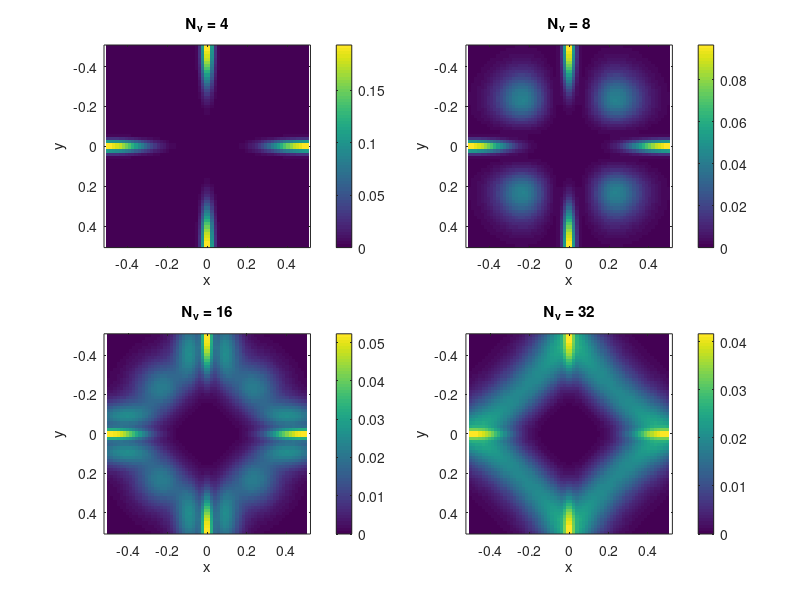

MATLAB code to generate this figure: (Note: this script raises an error after producing the figure.)
function dev04_discrete_ordinate_analysis()
% DEV04_DISCRETE_ORDINATE_ANALYSIS Analyze failure modes of discrete ordinate method.
%
%   Investigates why the classical discrete ordinate method fails and
%   demonstrates the fundamental sources of ray effects and angular discretization errors.

    clc; close all;

    fprintf('=== Discrete Ordinate Method Failure Analysis ===\n\n');

    % Setup analysis parameters
    params = setupAnalysisParameters();

    % Analysis 1: Angular discretization effects
    fprintf('Analysis 1: Angular discretization effects\n');
    analyzeAngularDiscretization(params);

    % Analysis 2: Ray effect demonstration
    fprintf('\nAnalysis 2: Ray effect demonstration\n');
    demonstrateRayEffects(params);

    % Analysis 3: Information propagation analysis
    fprintf('\nAnalysis 3: Information propagation patterns\n');
    analyzeInformationPropagation(params);

    % Analysis 4: Comparison with exact solution characteristics
    fprintf('\nAnalysis 4: Comparison with exact characteristics\n');
    compareWithExactCharacteristics(params);

    % Analysis 5: Angular coupling investigation
    fprintf('\nAnalysis 5: Angular coupling investigation\n');
    investigateAngularCoupling(params);

    fprintf('\nDiscrete ordinate analysis complete. Check figures for detailed results.\n');

end

function params = setupAnalysisParameters()
% SETUPANALYSISPARAMETERS Setup parameters for discrete ordinate analysis.

    % Spatial domain
    params.x_min = -0.5; params.x_max = 0.5;
    params.y_min = -0.5; params.y_max = 0.5;
    params.Nx = 64; params.Ny = 64;

    % Time parameters
    params.T_final = 0.2;
    params.Nt = 20;
    params.dt = params.T_final / params.Nt;

    % Angular discretizations to compare
    params.Nv_values = [4, 8, 16, 32];

    % Initial condition parameters
    params.sigma = 0.02;  % Gaussian width
    params.x0 = 0; params.y0 = 0;  % Initial center

    % Analysis parameters
    params.output_times = [0.05, 0.1, 0.15, 0.2];

end

function analyzeAngularDiscretization(params)
% ANALYZEANGULARDISCRETIZATION Analyze effects of angular discretization.

    fprintf('  Investigating angular resolution effects...\n');

    % Setup spatial grid
    x_grid = linspace(params.x_min, params.x_max, params.Nx);
    y_grid = linspace(params.y_min, params.y_max, params.Ny);
    [X, Y] = meshgrid(x_grid, y_grid);

    figure(1);

    for i = 1:length(params.Nv_values)
        Nv = params.Nv_values(i);

        fprintf('    Nv = %d directions\n', Nv);

        % Setup velocity grid
        theta = linspace(0, 2*pi, Nv+1);
        theta = theta(1:end-1);
        v_grid = [cos(theta)', sin(theta)'];

        % Setup initial condition
        f0 = setupInitialCondition(X, Y, params, Nv);

        % Time array
        times = linspace(0, params.T_final, params.Nt+1);

        % Solve with discrete ordinate method
        f_all = solveDiscreteOrdinateAnalysis(f0, params, x_grid, y_grid, v_grid, times);

        % Compute mass density at final time
        rho_final = sum(f_all(:,:,:,end), 3) * (2*pi/Nv);

        % Plot result
        subplot(2, 2, i);
        imagesc(x_grid, y_grid, rho_final, [0, max(rho_final(:))]);
        colorbar;
        title(sprintf('N_v = %d', Nv));
        xlabel('x'); ylabel('y');
        axis equal tight;

        % Analyze angular errors
        analyzeAngularErrors(rho_final, x_grid, y_grid, Nv, params);
    end

    sgtitle('Angular Discretization Effects on Mass Density');

end

function analyzeAngularErrors(rho, x_grid, y_grid, Nv, params)
% ANALYZEANGULARERRORS Analyze specific angular discretization errors.

    % Find center of mass
    [X, Y] = meshgrid(x_grid, y_grid);
    total_mass = sum(rho(:)) * (x_grid(2)-x_grid(1)) * (y_grid(2)-y_grid(1));
    x_cm = sum(sum(rho .* X)) / sum(rho(:));
    y_cm = sum(sum(rho .* Y)) / sum(rho(:));

    % Analyze symmetry breaking
    % Check if the solution maintains rotational symmetry
    r = sqrt((X - x_cm).^2 + (Y - y_cm).^2);
    theta_grid = atan2(Y - y_cm, X - x_cm);

    % Compute angular average and deviations
    theta_bins = linspace(-pi, pi, Nv*4);
    r_max = min(abs([params.x_min, params.x_max, params.y_min, params.y_max])) * 0.8;

    % Sample at fixed radius
    if r_max > 0.1
        mask = (r > r_max*0.8) & (r < r_max*1.2);
        if sum(mask(:)) > 10
            rho_angular = rho(mask);
            theta_angular = theta_grid(mask);

            angular_variation = std(rho_angular) / mean(rho_angular);
            fprintf('      Angular variation (std/mean) at r=%.2f: %.6f\n', r_max, angular_variation);
        end
    end

    % Count discrete rays in the solution
    countDiscreteRays(rho, x_grid, y_grid, Nv);

end

function countDiscreteRays(rho, x_grid, y_grid, Nv)
% COUNTDISCRETERAYS Count and identify discrete ray structures.

    [Ny, Nx] = size(rho);
    center_i = round(Ny/2);
    center_j = round(Nx/2);

    % Sample along radial lines from center
    n_angles = 64;
    angles = linspace(0, 2*pi, n_angles+1);
    angles = angles(1:end-1);

    radius = min(center_i, center_j) * 0.8;

    radial_profile = zeros(size(angles));
    for k = 1:length(angles)
        % Compute end point of radial line
        end_i = center_i + radius * sin(angles(k));
        end_j = center_j + radius * cos(angles(k));

        % Interpolate along line
        if end_i >= 1 && end_i <= Ny && end_j >= 1 && end_j <= Nx
            radial_profile(k) = interp2(1:Nx, 1:Ny, rho, end_j, end_i, 'linear', 0);
        end
    end

    % Find peaks in radial profile (discrete rays)
    [peaks, peak_locs] = findpeaks(radial_profile, 'MinPeakHeight', max(radial_profile)*0.1);

    fprintf('      Detected %d ray-like peaks (expected %d)\n', length(peaks), Nv);

    if length(peaks) > 0
        peak_angles = angles(peak_locs);
        angular_spacing = diff(sort(peak_angles));
        if ~isempty(angular_spacing)
            fprintf('      Mean angular spacing: %.3f rad (expected %.3f)\n', ...
                    mean(angular_spacing), 2*pi/Nv);
        end
    end

end

function demonstrateRayEffects(params)
% DEMONSTRATERAYEFFECTS Demonstrate ray effects with detailed visualization.

    fprintf('  Demonstrating ray effect mechanisms...\n');

    % Use 8 directions for clear ray effect demonstration
    Nv = 8;
    theta = linspace(0, 2*pi, Nv+1);
    theta = theta(1:end-1);
    v_grid = [cos(theta)', sin(theta)'];

    % Setup grids
    x_grid = linspace(params.x_min, params.x_max, params.Nx);
    y_grid = linspace(params.y_min, params.y_max, params.Ny);
    [X, Y] = meshgrid(x_grid, y_grid);

    % Initial condition
    f0 = setupInitialCondition(X, Y, params, Nv);

    % Time array
    times = linspace(0, params.T_final, params.Nt+1);

    % Solve
    f_all = solveDiscreteOrdinateAnalysis(f0, params, x_grid, y_grid, v_grid, times);

    % Visualize ray effects at different times
    figure(2);

    time_indices = [1, round(params.Nt/3), round(2*params.Nt/3), params.Nt+1];

    for i = 1:length(time_indices)
        ti = time_indices(i);
        t = times(ti);

        % Compute mass density
        rho = sum(f_all(:,:,:,ti), 3) * (2*pi/Nv);

        subplot(2, 2, i);
        imagesc(x_grid, y_grid, rho);
        colorbar;
        title(sprintf('t = %.3f', t));
        xlabel('x'); ylabel('y');
        axis equal tight;

        % Overlay characteristic lines
        hold on;
        plotCharacteristicLines(x_grid, y_grid, v_grid, t, params);
        hold off;
    end

    sgtitle('Ray Effect Development Over Time (8 Directions)');

    % Detailed ray structure analysis
    analyzeRayStructure(f_all, x_grid, y_grid, v_grid, times, params);

end

function plotCharacteristicLines(x_grid, y_grid, v_grid, t, params)
% PLOTCHARACTERISTICLINES Plot characteristic lines for discrete directions.

    % Plot characteristics passing through initial center
    x0 = params.x0;
    y0 = params.y0;

    for k = 1:size(v_grid, 1)
        vx = v_grid(k, 1);
        vy = v_grid(k, 2);

        % Characteristic line: x = x0 + vx*t, y = y0 + vy*t
        x_char = x0 + vx * t;
        y_char = y0 + vy * t;

        % Plot line from center to current position
        plot([x0, x_char], [y0, y_char], 'w--', 'LineWidth', 1.5);

        % Mark direction
        if abs(x_char) < max(abs(x_grid)) && abs(y_char) < max(abs(y_grid))
            plot(x_char, y_char, 'wo', 'MarkerSize', 6, 'MarkerFaceColor', 'red');
        end
    end

end

function analyzeRayStructure(f_all, x_grid, y_grid, v_grid, times, params)
% ANALYZERAYSTRUCTURE Detailed analysis of ray structure formation.

    fprintf('    Analyzing ray structure formation...\n');

    figure(3);

    % Analyze evolution of angular distribution at a fixed point
    % Choose a point off-center to see directional effects
    test_i = round(3*params.Ny/4);
    test_j = round(3*params.Nx/4);
    test_x = x_grid(test_j);
    test_y = y_grid(test_i);

    fprintf('      Analysis point: (%.3f, %.3f)\n', test_x, test_y);

    subplot(2, 2, 1);
    % Plot angular distribution evolution at test point
    for ti = 1:4:length(times)
        f_angular = squeeze(f_all(test_i, test_j, :, ti));
        theta = atan2(v_grid(:,2), v_grid(:,1));
        [theta_sorted, idx] = sort(theta);
        f_sorted = f_angular(idx);

        plot(theta_sorted, f_sorted, '-o', 'DisplayName', sprintf('t=%.3f', times(ti)));
        hold on;
    end
    xlabel('Angle (rad)'); ylabel('f(v)');
    title('Angular Distribution Evolution');
    legend('Location', 'best');
    grid on;

    % Analyze information propagation speed
    subplot(2, 2, 2);
    analyzeInformationSpeed(f_all, x_grid, y_grid, times, params);

    % Show directional flux patterns
    subplot(2, 2, 3);
    showDirectionalFlux(f_all, x_grid, y_grid, v_grid, times, params);

    % Demonstrate missing angular information
    subplot(2, 2, 4);
    demonstrateMissingAngularInfo(v_grid, params);

end

function analyzeInformationSpeed(f_all, x_grid, y_grid, times, params)
% ANALYZEINFORMATIONSPEED Analyze how information propagates.

    % Track the spreading of mass from initial center
    [X, Y] = meshgrid(x_grid, y_grid);

    max_radius = zeros(size(times));
    for ti = 1:length(times)
        rho = sum(f_all(:,:,:,ti), 3);

        % Find radius containing 95% of mass
        r = sqrt((X - params.x0).^2 + (Y - params.y0).^2);
        total_mass = sum(rho(:));

        r_values = linspace(0, max(r(:)), 100);
        cumulative_mass = zeros(size(r_values));

        for i = 1:length(r_values)
            mask = r <= r_values(i);
            cumulative_mass(i) = sum(rho(mask));
        end

        cumulative_fraction = cumulative_mass / total_mass;
        idx_95 = find(cumulative_fraction >= 0.95, 1, 'first');

        if ~isempty(idx_95)
            max_radius(ti) = r_values(idx_95);
        else
            max_radius(ti) = max(r(:));
        end
    end

    plot(times, max_radius, 'b-o', 'LineWidth', 2);
    hold on;
    plot(times, times, 'r--', 'LineWidth', 2); % Expected for |v|=1
    xlabel('Time'); ylabel('95% Mass Radius');
    title('Information Propagation Speed');
    legend('Discrete Ordinate', 'Expected (|v|=1)', 'Location', 'best');
    grid on;

    % Check if propagation is isotropic
    speed_discrete = max_radius(end) / times(end);
    fprintf('      Apparent propagation speed: %.3f (expected: 1.0)\n', speed_discrete);

end

function showDirectionalFlux(f_all, x_grid, y_grid, v_grid, times, params)
% SHOWDIRECTIONALFLUX Show directional flux patterns.

    % Compute flux in each direction at final time
    ti = length(times);

    % Sample flux along a line through center
    center_j = round(params.Nx/2);
    y_line = y_grid;

    flux_total = zeros(size(y_line));

    for k = 1:size(v_grid, 1)
        f_k = f_all(:, center_j, k, ti);
        vx = v_grid(k, 1);
        vy = v_grid(k, 2);

        % Directional flux component
        flux_k = f_k * vx; % x-component of flux
        flux_total = flux_total + flux_k;
    end

    plot(y_line, flux_total, 'b-', 'LineWidth', 2);
    xlabel('y'); ylabel('Net x-flux');
    title('Directional Flux Pattern');
    grid on;

    % Show discrete nature
    fprintf('      Flux computed from %d discrete directions only\n', size(v_grid, 1));

end

function demonstrateMissingAngularInfo(v_grid, params)
% DEMONSTRATEMISSINGANGULARINFO Show what angular information is missing.

    % Show discrete directions vs continuous coverage
    theta_discrete = atan2(v_grid(:,2), v_grid(:,1));
    theta_continuous = linspace(0, 2*pi, 1000);

    % Plot coverage
    polarplot(theta_discrete, ones(size(theta_discrete)), 'ro', 'MarkerSize', 10, 'MarkerFaceColor', 'red');
    hold on;
    polarplot(theta_continuous, 0.5*ones(size(theta_continuous)), 'b-', 'LineWidth', 1);

    title('Angular Coverage: Discrete vs Continuous');
    legend('Discrete Ordinates', 'Continuous Coverage', 'Location', 'best');

    % Calculate angular gaps
    theta_sorted = sort(theta_discrete);
    gaps = diff([theta_sorted; theta_sorted(1) + 2*pi]);
    max_gap = max(gaps);

    fprintf('      Maximum angular gap: %.3f rad (%.1f degrees)\n', max_gap, max_gap*180/pi);
    fprintf('      Number of directions: %d\n', length(theta_discrete));

end

function analyzeInformationPropagation(params)
% ANALYZEINFORMATIONPROPAGATION Analyze how information propagates in DO method.

    fprintf('  Analyzing information propagation patterns...\n');

    % Create a localized initial condition (point source)
    x_grid = linspace(params.x_min, params.x_max, params.Nx);
    y_grid = linspace(params.y_min, params.y_max, params.Ny);
    [X, Y] = meshgrid(x_grid, y_grid);

    % Very localized initial condition
    params_local = params;
    params_local.sigma = 0.01; % Very sharp

    Nv = 8;
    theta = linspace(0, 2*pi, Nv+1);
    theta = theta(1:end-1);
    v_grid = [cos(theta)', sin(theta)'];

    f0 = setupInitialCondition(X, Y, params_local, Nv);

    % Short time evolution to see initial propagation
    times_short = linspace(0, 0.05, 6);
    f_all = solveDiscreteOrdinateAnalysis(f0, params_local, x_grid, y_grid, v_grid, times_short);

    figure(4);

    for i = 1:length(times_short)
        subplot(2, 3, i);
        rho = sum(f_all(:,:,:,i), 3) * (2*pi/Nv);

        % Use logarithmic scale to see propagation better
        rho_log = log10(rho + 1e-10);
        imagesc(x_grid, y_grid, rho_log);
        colorbar;
        title(sprintf('log(ρ), t = %.3f', times_short(i)));
        xlabel('x'); ylabel('y');
        axis equal tight;

        % Overlay characteristic rays
        if i > 1
            hold on;
            for k = 1:Nv
                vx = v_grid(k,1);
                vy = v_grid(k,2);
                t = times_short(i);

                % Ray from origin
                x_ray = [0, vx*t];
                y_ray = [0, vy*t];
                plot(x_ray, y_ray, 'w--', 'LineWidth', 2);
            end
            hold off;
        end
    end

    sgtitle('Information Propagation Along Discrete Rays');

    % Quantify directional bias
    quantifyDirectionalBias(f_all, x_grid, y_grid, v_grid, times_short);

end

function quantifyDirectionalBias(f_all, x_grid, y_grid, v_grid, times)
% QUANTIFYDIRECTIONALBIAS Quantify how much solution is biased toward discrete directions.

    fprintf('    Quantifying directional bias...\n');

    % Analyze final time
    ti = length(times);
    rho = sum(f_all(:,:,:,ti), 3);

    % Compute moments to detect directional bias
    [X, Y] = meshgrid(x_grid, y_grid);

    % Normalize coordinates relative to center of mass
    total_mass = sum(rho(:));
    x_cm = sum(sum(rho .* X)) / total_mass;
    y_cm = sum(sum(rho .* Y)) / total_mass;

    X_rel = X - x_cm;
    Y_rel = Y - y_cm;

    % Compute directional moments
    Mxx = sum(sum(rho .* X_rel.^2)) / total_mass;
    Myy = sum(sum(rho .* Y_rel.^2)) / total_mass;
    Mxy = sum(sum(rho .* X_rel .* Y_rel)) / total_mass;

    % Compute eccentricity and principal directions
    M = [Mxx, Mxy; Mxy, Myy];
    [eigvec, eigval] = eig(M);

    eccentricity = sqrt(1 - min(diag(eigval))/max(diag(eigval)));

    fprintf('      Eccentricity: %.6f (0=isotropic, ~1=highly directional)\n', eccentricity);

    % Principal direction
    [~, max_idx] = max(diag(eigval));
    principal_dir = atan2(eigvec(2, max_idx), eigvec(1, max_idx));

    fprintf('      Principal direction: %.3f rad (%.1f degrees)\n', principal_dir, principal_dir*180/pi);

    % Check alignment with discrete ordinate directions
    do_directions = atan2(v_grid(:,2), v_grid(:,1));
    angular_diffs = abs(principal_dir - do_directions);
    angular_diffs = min(angular_diffs, 2*pi - angular_diffs); % Handle periodicity

    [min_diff, closest_idx] = min(angular_diffs);

    fprintf('      Closest DO direction: %.3f rad, difference: %.3f rad (%.1f degrees)\n', ...
            do_directions(closest_idx), min_diff, min_diff*180/pi);

end

function compareWithExactCharacteristics(params)
% COMPAREWITHEXACTCHARACTERISTICS Compare DO method with exact characteristics.

    fprintf('  Comparing with exact characteristic solution...\n');

    % Setup for comparison
    Nv = 8;
    theta = linspace(0, 2*pi, Nv+1);
    theta = theta(1:end-1);
    v_grid = [cos(theta)', sin(theta)'];

    x_grid = linspace(params.x_min, params.x_max, params.Nx);
    y_grid = linspace(params.y_min, params.y_max, params.Ny);
    [X, Y] = meshgrid(x_grid, y_grid);

    % Initial condition
    f0_do = setupInitialCondition(X, Y, params, Nv);
    f0_exact = setupInitialCondition(X, Y, params, 64); % High resolution for exact

    % Solve with both methods
    times = linspace(0, params.T_final, params.Nt+1);

    % Discrete ordinate
    f_do = solveDiscreteOrdinateAnalysis(f0_do, params, x_grid, y_grid, v_grid, times);

    % Exact characteristics (high resolution)
    theta_exact = linspace(0, 2*pi, 65);
    theta_exact = theta_exact(1:end-1);
    v_grid_exact = [cos(theta_exact)', sin(theta_exact)'];
    f_exact = solveExactCharacteristics(f0_exact, params, x_grid, y_grid, v_grid_exact, times);

    % Compare at final time
    figure(5);

    ti = length(times);

    % Discrete ordinate result
    subplot(1, 3, 1);
    rho_do = sum(f_do(:,:,:,ti), 3) * (2*pi/Nv);
    imagesc(x_grid, y_grid, rho_do);
    colorbar; title('Discrete Ordinate');
    xlabel('x'); ylabel('y'); axis equal tight;

    % Exact result
    subplot(1, 3, 2);
    rho_exact = sum(f_exact(:,:,:,ti), 3) * (2*pi/64);
    imagesc(x_grid, y_grid, rho_exact);
    colorbar; title('Exact Characteristics');
    xlabel('x'); ylabel('y'); axis equal tight;

    % Difference
    subplot(1, 3, 3);
    % Interpolate exact to same resolution for comparison
    rho_exact_interp = rho_exact; % Same grid already
    diff = rho_do - rho_exact_interp;
    imagesc(x_grid, y_grid, diff);
    colorbar; title('Difference (DO - Exact)');
    xlabel('x'); ylabel('y'); axis equal tight;

    sgtitle(sprintf('Comparison at t = %.3f', times(ti)));

    % Quantify error
    l2_error = sqrt(mean(diff(:).^2));
    max_error = max(abs(diff(:)));

    fprintf('    L2 error: %.6f\n', l2_error);
    fprintf('    Max error: %.6f\n', max_error);

end

function investigateAngularCoupling(params)
% INVESTIGATEANGULARCOUPLING Investigate lack of angular coupling in DO method.

    fprintf('  Investigating angular coupling mechanisms...\n');

    % Setup test case with multiple direction initial condition
    Nv = 8;
    theta = linspace(0, 2*pi, Nv+1);
    theta = theta(1:end-1);
    v_grid = [cos(theta)', sin(theta)'];

    x_grid = linspace(params.x_min, params.x_max, params.Nx);
    y_grid = linspace(params.y_min, params.y_max, params.Ny);
    [X, Y] = meshgrid(x_grid, y_grid);

    % Create initial condition with specific directional structure
    f0 = setupDirectionalInitialCondition(X, Y, v_grid, params);

    times = linspace(0, params.T_final, params.Nt+1);
    f_all = solveDiscreteOrdinateAnalysis(f0, params, x_grid, y_grid, v_grid, times);

    figure(6);

    % Show evolution of directional distribution at center
    center_i = round(params.Ny/2);
    center_j = round(params.Nx/2);

    subplot(2, 2, 1);
    for ti = 1:5:length(times)
        f_center = squeeze(f_all(center_i, center_j, :, ti));
        plot(theta, f_center, '-o', 'DisplayName', sprintf('t=%.3f', times(ti)));
        hold on;
    end
    xlabel('Direction (rad)'); ylabel('f');
    title('Angular Distribution at Center');
    legend('Location', 'best'); grid on;

    % Show that directions evolve independently
    subplot(2, 2, 2);
    % Track two specific directions
    dir1 = 1; dir2 = 3;
    f_dir1 = squeeze(f_all(center_i, center_j, dir1, :));
    f_dir2 = squeeze(f_all(center_i, center_j, dir2, :));

    plot(times, f_dir1, 'r-o', 'DisplayName', sprintf('Direction %d (%.1f°)', dir1, theta(dir1)*180/pi));
    hold on;
    plot(times, f_dir2, 'b-s', 'DisplayName', sprintf('Direction %d (%.1f°)', dir2, theta(dir2)*180/pi));
    xlabel('Time'); ylabel('f');
    title('Independent Evolution of Directions');
    legend('Location', 'best'); grid on;

    % Demonstrate lack of angular diffusion
    subplot(2, 2, 3);
    demonstrateNoAngularDiffusion(f_all, theta, times);

    % Show angular correlation analysis
    subplot(2, 2, 4);
    analyzeAngularCorrelations(f_all, theta, times, params);

end

function f0 = setupDirectionalInitialCondition(X, Y, v_grid, params)
% SETUPDIRECTIONALINITIALCONDITION Create initial condition with directional structure.

    Nv = size(v_grid, 1);
    [Ny, Nx] = size(X);
    f0 = zeros(Ny, Nx, Nv);

    % Spatial Gaussian
    r2 = (X - params.x0).^2 + (Y - params.y0).^2;
    spatial_part = exp(-r2 / (2 * params.sigma^2));

    % Different directional structure: two peaks
    theta = atan2(v_grid(:,2), v_grid(:,1));
    directional_part = exp(-2*(theta - pi/4).^2) + exp(-2*(theta - 5*pi/4).^2);
    directional_part = directional_part / sum(directional_part);

    for k = 1:Nv
        f0(:,:,k) = spatial_part * directional_part(k);
    end

end

function demonstrateNoAngularDiffusion(f_all, theta, times)
% DEMONSTRATENOANGULARDIFFUSION Show that angular distribution doesn't diffuse.

    % Sample at a fixed spatial point away from center
    test_i = round(size(f_all,1) * 0.7);
    test_j = round(size(f_all,2) * 0.7);

    % Compute angular variance over time
    angular_variance = zeros(size(times));

    for ti = 1:length(times)
        f_angular = squeeze(f_all(test_i, test_j, :, ti));

        if sum(f_angular) > 1e-10
            % Compute angular mean and variance
            f_normalized = f_angular / sum(f_angular);

            % Ensure consistent vector orientations
            f_normalized = f_normalized(:);
            theta_vec = theta(:);

            % Convert to complex representation for circular statistics
            z = sum(f_normalized .* exp(1i * theta_vec));
            angular_variance(ti) = 1 - abs(z); % 0 = concentrated, 1 = uniform
        else
            angular_variance(ti) = 0;
        end
    end

    plot(times, angular_variance, 'g-o', 'LineWidth', 2);
    xlabel('Time'); ylabel('Angular Variance');
    title('Angular Diffusion (Should Increase for Physical Diffusion)');
    grid on;

    fprintf('      Final angular variance: %.6f (no increase = no angular diffusion)\n', ...
            angular_variance(end));

end

function analyzeAngularCorrelations(f_all, theta, times, params)
% ANALYZEANGULARCORRELATIONS Analyze correlations between angular directions.

    % Sample multiple spatial points
    [Ny, Nx, Nv, Nt] = size(f_all);

    % Choose several points
    points_i = round(linspace(Ny*0.3, Ny*0.7, 5));
    points_j = round(linspace(Nx*0.3, Nx*0.7, 5));

    % Compute cross-correlations between directions
    ti = length(times); % Final time

    correlations = zeros(Nv, Nv);

    for pi = 1:length(points_i)
        for pj = 1:length(points_j)
            i = points_i(pi);
            j = points_j(pj);

            f_point = squeeze(f_all(i, j, :, ti));

            if sum(f_point) > 1e-10
                % Compute correlation matrix
                for v1 = 1:Nv
                    for v2 = 1:Nv
                        if v1 == v2
                            correlations(v1, v2) = correlations(v1, v2) + 1;
                        else
                            % Simple correlation: product of normalized values
                            corr = f_point(v1) * f_point(v2) / (sum(f_point)^2);
                            correlations(v1, v2) = correlations(v1, v2) + corr;
                        end
                    end
                end
            end
        end
    end

    % Normalize
    correlations = correlations / (length(points_i) * length(points_j));

    % Plot correlation matrix
    imagesc(correlations);
    colorbar;
    xlabel('Direction Index'); ylabel('Direction Index');
    title('Angular Direction Correlations');

    % Check off-diagonal correlations
    off_diag = correlations - diag(diag(correlations));
    mean_off_diag = mean(abs(off_diag(:)));

    fprintf('      Mean off-diagonal correlation: %.6f (should be ~0 for independent directions)\n', ...
            mean_off_diag);

end

% Helper functions

function f0 = setupInitialCondition(X, Y, params, Nv)
% SETUPINITIALCONDITION Setup initial condition for analysis.

    r2 = (X - params.x0).^2 + (Y - params.y0).^2;
    f_spatial = exp(-r2 / (2 * params.sigma^2));
    f0 = repmat(f_spatial, [1, 1, Nv]);

end

function f_all = solveDiscreteOrdinateAnalysis(f0, params, x_grid, y_grid, v_grid, times)
% SOLVEDISCRETEORDINATEANALYSIS Solve discrete ordinate for analysis.

    Nv = size(v_grid, 1);
    Nt = length(times);
    f_all = zeros(params.Ny, params.Nx, Nv, Nt);
    f_all(:,:,:,1) = f0;

    dx = x_grid(2) - x_grid(1);
    dy = y_grid(2) - y_grid(1);

    for n = 1:Nt-1
        f_current = f_all(:,:,:,n);
        f_new = f_current;

        for k = 1:Nv
            vx = v_grid(k,1);
            vy = v_grid(k,2);

            % Simple upwind scheme
            f_temp = f_current(:,:,k);

            % x-direction
            if abs(vx) > 1e-12
                if vx > 0
                    for i = 2:size(f_temp,2)
                        f_temp(:,i) = f_temp(:,i) - params.dt * vx * (f_temp(:,i) - f_temp(:,i-1)) / dx;
                    end
                    f_temp(:,1) = f_temp(:,1) - params.dt * vx * f_temp(:,1) / dx;
                else
                    for i = size(f_temp,2)-1:-1:1
                        f_temp(:,i) = f_temp(:,i) - params.dt * vx * (f_temp(:,i+1) - f_temp(:,i)) / dx;
                    end
                    f_temp(:,end) = f_temp(:,end) + params.dt * abs(vx) * f_temp(:,end) / dx;
                end
            end

            % y-direction
            if abs(vy) > 1e-12
                if vy > 0
                    for j = 2:size(f_temp,1)
                        f_temp(j,:) = f_temp(j,:) - params.dt * vy * (f_temp(j,:) - f_temp(j-1,:)) / dy;
                    end
                    f_temp(1,:) = f_temp(1,:) - params.dt * vy * f_temp(1,:) / dy;
                else
                    for j = size(f_temp,1)-1:-1:1
                        f_temp(j,:) = f_temp(j,:) - params.dt * vy * (f_temp(j+1,:) - f_temp(j,:)) / dy;
                    end
                    f_temp(end,:) = f_temp(end,:) + params.dt * abs(vy) * f_temp(end,:) / dy;
                end
            end

            f_new(:,:,k) = f_temp;
        end

        f_all(:,:,:,n+1) = f_new;
    end

end

function f_exact = solveExactCharacteristics(f0, params, x_grid, y_grid, v_grid, times)
% SOLVEEXACTCHARACTERISTICS Solve using exact method of characteristics.

    Nv = size(v_grid, 1);
    Nt = length(times);
    f_exact = zeros(params.Ny, params.Nx, Nv, Nt);
    f_exact(:,:,:,1) = f0;

    [X, Y] = meshgrid(x_grid, y_grid);

    for n = 2:Nt
        t = times(n);

        for k = 1:Nv
            vx = v_grid(k,1);
            vy = v_grid(k,2);

            % Characteristic foot
            X_char = X - vx * t;
            Y_char = Y - vy * t;

            % Evaluate initial condition at characteristic foot
            r2 = (X_char - params.x0).^2 + (Y_char - params.y0).^2;
            f_char = exp(-r2 / (2 * params.sigma^2));

            f_exact(:,:,k,n) = f_char;
        end
    end

end
